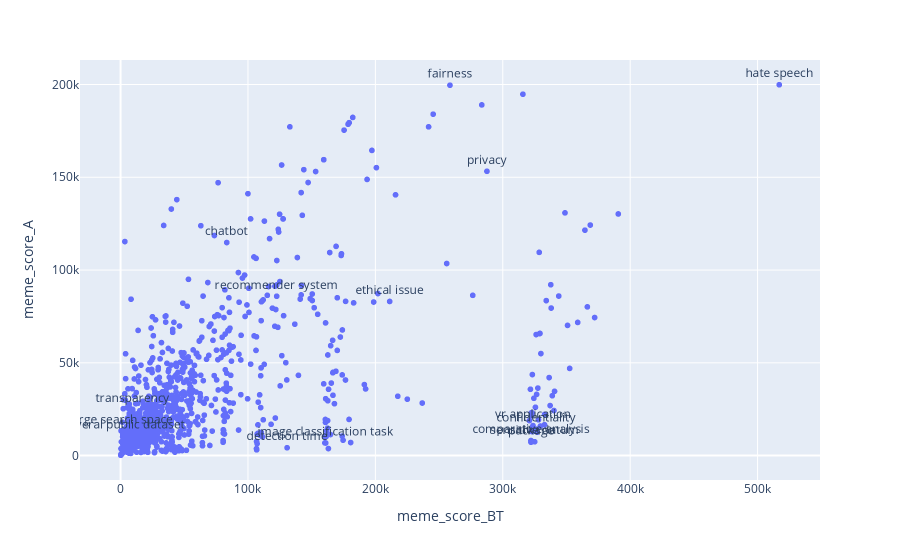

Notebook code cell kept with this figure:
### Code cell
fig = px.scatter(df_to_plot, x="meme_score_BT", y="meme_score_A", text="chosen")
fig.update_traces(textposition='top center')
fig.show()

### Figure 1 — Plotly figure (JSON) as saved in the notebook; plotly's stock layout.template omitted (floating-point values rounded to 4 significant figures; data arrays with more than 128 entries replaced by an {"elided": "..."} marker saying what was removed)
{"data": [{"hovertemplate": "meme_score_BT=%{x}<br>meme_score_A=%{y}<br>chosen=%{text}<extra></extra>", "legendgroup": "", "marker": {"color": "#636efa", "symbol": "circle"}, "mode": "markers+text", "name": "", "showlegend": false, "text": {"elided": "1049 str values"}, "x": {"elided": "1049 float values"}, "xaxis": "x", "y": {"elided": "1049 float values"}, "yaxis": "y", "type": "scattergl", "textposition": "top center"}], "layout": {"xaxis": {"anchor": "y", "domain": [0.0, 1.0], "title": {"text": "meme_score_BT"}}, "yaxis": {"anchor": "x", "domain": [0.0, 1.0], "title": {"text": "meme_score_A"}}, "legend": {"tracegroupgap": 0}, "margin": {"t": 60}}}
